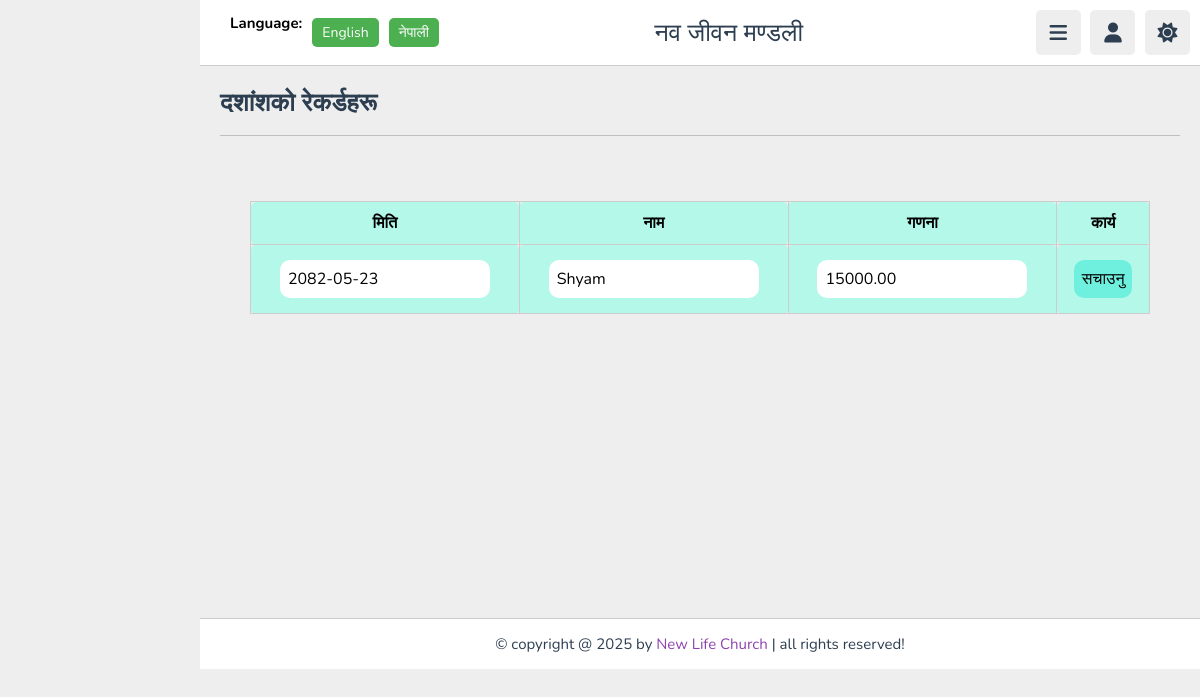
Screenshot of /edittithe.php?id=6 (signed in) with the database file from the repository.
### tables this page shows
CREATE TABLE `titherecords` (
  `id` int(11) NOT NULL,
  `record_date` date NOT NULL,
  `name` varchar(255) NOT NULL,
  `amount` decimal(10,2) NOT NULL
);

### edittithe.php (the view, shortened to what this page needs)
<?php
@include 'config.php';
$id = $_GET['id'];
$result = $conn->query("SELECT * FROM titherecords WHERE id = $id");
$record = $result->fetch_assoc();
?>
<!DOCTYPE html>
<html lang="en">
<head>
   <link rel="stylesheet" href="https://cdnjs.cloudflare.com/ajax/libs/font-awesome/6.1.2/css/all.min.css">
   <link href="https://nepalidatepicker.sajanmaharjan.com.np/v5/nepali.datepicker/css/nepali.datepicker.v5.0.6.min.css" rel="stylesheet" type="text/css"/>
   <link rel="stylesheet" href="css/style.css">
</head>
<body>
<header class="header">
   <section class="flex">
   <div class="lang-switcher">
      <h1>Language:</h1>
   <button id="lang-en">English</button>
   <button id="lang-ne">नेपाली</button>
</div>
      <a href="tithe.php" class="logo"><span data-key="church_name">नव जीवन मण्डली</span></a>
      <div class="icons">
         <div id="menu-btn" class="fas fa-bars"></div>
         <div id="user-btn" class="fas fa-user"></div>
         <div id="toggle-btn" class="fas fa-sun"></div>
      </div>
   </section>
</header>
<section class="home-grid">
   <h1 class="heading"><span data-key="account" data-key="account">दशांशको रेकर्डहरू</span></h1>
</section>
<div>
<center>
<table>
    <thead>
        <tr>
            <th data-key="name">मिति</th>
            <th data-key="part">नाम</th>
            <th data-key="act">गणना</th>
            <th data-key="action">कार्य</th>
        </tr>
    </thead></center>
    <tfoot>
        <center>
<div class="container2">
<form method="POST">
<tr>
<td><center><input type="text" id="nepali-datepicker" name="record_date" value="<?= $record['record_date'] ?>" required></center></td>
    <td><center><input type="text" name="name" value="<?= $record['name'] ?>" required></center></td>
    <td><center><input type="number" step="0.01" name="amount" value="<?= $record['amount'] ?>" required></center></td>
    <td><center><button type="submit" class="btn3" data-key="edit">सचाउनु</button></center></td>
</tr>
</form>
</tfoot>
</div>
<br><br><br><br><br><br><br><br><br><br><br><br><br><br><br><br><br><br><br><br><br>
<footer class="footer">
   &copy; copyright @ 2025 by <span>New Life Church</span> | all rights reserved!
</footer>
</body>
</html>

### css/style.css (style rules this page uses)
:root { --main-color:#8e44ad; --red:#e74c3c; --orange:#f39c12; --light-color:#888; --light-bg:#eee; --black:#2c3e50; --white:#fff; --border:.1rem solid rgba(0,0,0,.2); }
* { font-family: 'Nunito', sans-serif; margin:0; padding:0; box-sizing: border-box; outline: none; border:none; text-decoration: none; }
html { font-size: 62.5%; overflow-x: hidden; }
section { padding:2rem; margin: 0 auto; max-width: 1200px; }
.heading { font-size: 2.5rem; color:var(--black); margin-bottom: 2.5rem; border-bottom: var(--border); padding-bottom: 1.5rem; text-transform: capitalize; }
.header { position: sticky; top:0; left:0; right: 0; background-color: var(--white); z-index: 1000; border-bottom: var(--border); }
.header .flex { display: flex; align-items: center; justify-content: space-between; position: relative; padding: 1rem 1rem; }
.header .flex .logo { font-size: 2.5rem; color: var(--black); }
.header .flex .icons div { font-size: 2rem; color:var(--black); background-color: var(--light-bg); border-radius: .5rem; height: 4.5rem; width: 4.5rem; line-height: 4.5rem; cursor: pointer; text-align: center; margin-left: .7rem; }
.footer { background-color: var(--white); border-top: var(--border); position: sticky; bottom: 0; left: 0; right: 0; text-align: center; font-size: 1.5rem; padding: 1.5rem 1.5rem; color:var(--black); margin-top: 1rem; z-index: 1000; }
.footer span { color:var(--main-color); }
@media (max-width:1200px) { body { padding-left: 0; } }

### edittithe.php (style rules this page uses)
body { background-color: var(--light-bg); padding-left: 20rem; }
.lang-switcher { margin-left: 20px; display: flex; gap: 10px; }
.lang-switcher button { padding: 5px 10px; border: none; border-radius: 5px; cursor: pointer; background: #4CAF50; color: white; font-size: 14px; }
table { width: 90%; border-collapse: collapse; margin-top: 20px; }
th, td { padding: 10px; border: 1px solid #ccc; background: #b4f8e9ff; border-radius: 5px; font-size: 16px; }
input, button, select { margin: 5px 0; padding: 8px; max-width: 400px; font-size: 16px; border-radius: 10px; }
button { background: #6ff0dfff; border-radius: 10px; }
form { margin-bottom: 10px; border-radius: 5px; }
a { margin-right: 10px; text-decoration: none; color: blue; font-size: 16px; }
tfoot { font-weight: bold; background: #e6e6e6; }

### rows the page displays
titherecords: record_date "2082-05-23", name "Shyam", amount "15000.00"
